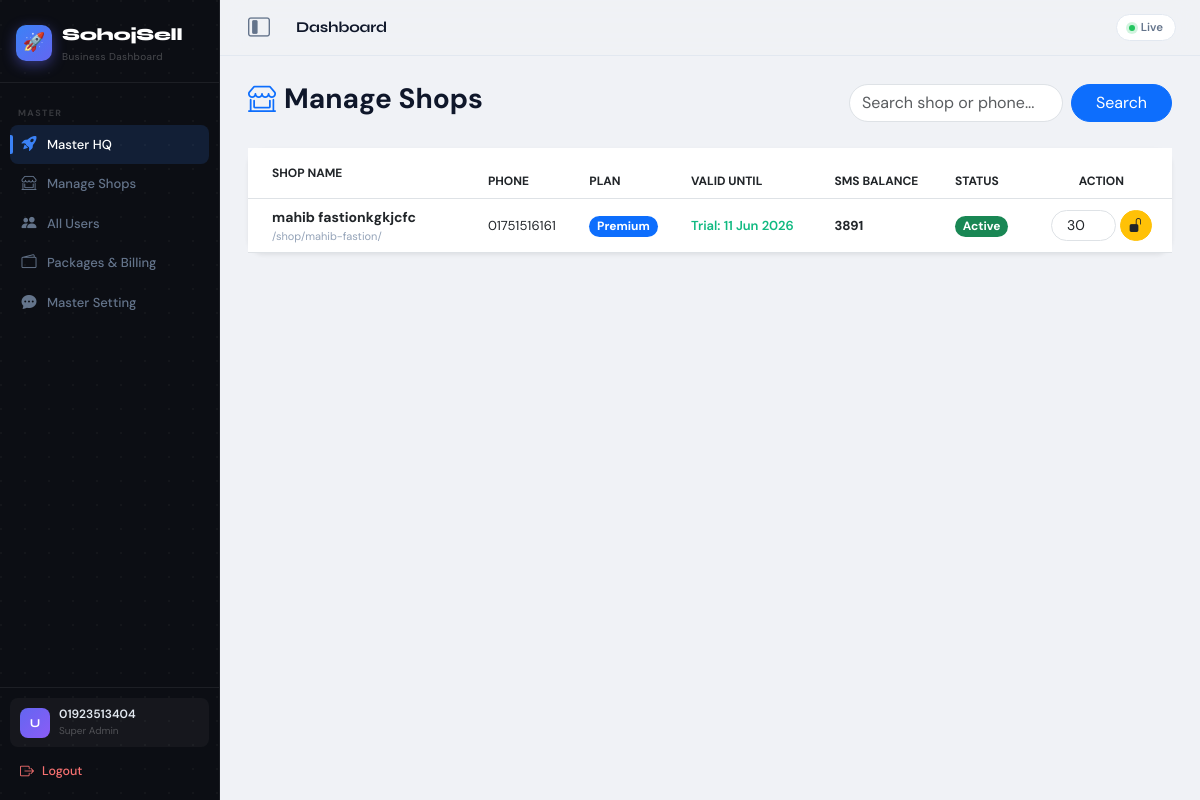
Screenshot of /saas-master/shops/ (signed in) with the database file from the repository.
### accounts/models.py (models this page shows, shortened)
class User(AbstractBaseUser, PermissionsMixin):
    phone_number = models.CharField(max_length=15, unique=True, verbose_name='Phone Number')
    name = models.CharField(max_length=100, blank=True, null=True, verbose_name='Full Name')
    is_active = models.BooleanField(default=True)
    is_staff = models.BooleanField(default=False)
    date_joined = models.DateTimeField(auto_now_add=True)
    objects = UserManager()
    USERNAME_FIELD = 'phone_number'
    REQUIRED_FIELDS = []

### store/models.py (models this page shows, shortened)
class Shop(models.Model):
    user = models.OneToOneField(settings.AUTH_USER_MODEL, on_delete=models.CASCADE, related_name='shop')
    name = models.CharField(max_length=200)
    slug = models.SlugField(max_length=100, unique=True, blank=True, null=True)
    custom_domain = models.CharField(max_length=255, blank=True, null=True, unique=True, help_text='e.g. www.myanshop.com')
    facebook_page_url = models.URLField(max_length=255, blank=True, null=True)
    instagram_link = models.URLField(max_length=255, blank=True, null=True)
    youtube_link = models.URLField(max_length=255, blank=True, null=True)
    privacy_policy = models.TextField(blank=True, null=True, help_text="আপনার স্টোরের প্রাইভেসি পলিসি লিখুন")
    return_policy = models.TextField(blank=True, null=True, help_text="আপনার স্টোরের রিটার্ন পলিসি লিখুন")
    phone = models.CharField(max_length=20, blank=True, null=True)
    address = models.TextField(blank=True, null=True)
    logo = models.ImageField(upload_to='shop_logos/', blank=True, null=True)
    store_tagline = models.CharField(max_length=200, blank=True, null=True, help_text='e.g. Fast Delivery | Best Quality')
    store_banner_color = models.CharField(max_length=7, default='#0d6efd', help_text='Hex color for store banner')
    steadfast_api_key = models.CharField(max_length=255, blank=True, null=True)
    steadfast_secret_key = models.CharField(max_length=255, blank=True, null=True)
    pathao_store_id = models.CharField(max_length=255, blank=True, null=True)
    pathao_access_token = models.TextField(blank=True, null=True)
    redx_access_token = models.TextField(blank=True, null=True)
    sms_api_key = models.CharField(max_length=255, blank=True, null=True)
    sms_balance = models.IntegerField(default=0)
    is_sms_active = models.BooleanField(default=True, help_text="Turn on/off SMS sending")
    PLAN_CHOICES = (
        ('Free', 'Free (Trial)'),
        ('Basic', 'Basic'),
        ('Standard', 'Standard'),
        ('Premium', 'Premium'),
    )
    subscription_plan = models.CharField(max_length=20, choices=PLAN_CHOICES, default='Free')
    created_at = models.DateTimeField(auto_now_add=True)
    trial_ends_at = models.DateTimeField(default=get_trial_end_date)
    valid_until = models.DateField(null=True, blank=True, help_text='Plan valid until this date')
    is_locked = models.BooleanField(default=False, help_text='Account locked due to expired subscription')
    is_paid = models.BooleanField(default=False)

### store/views.py (the view)
# urls.py: path('saas-master/shops/', views.manage_shops, name='manage_shops'),  # NEW
@login_required(login_url='/accounts/login/')
def manage_shops(request):
    if not request.user.is_superuser:
        return redirect('dashboard')
    shops = Shop.objects.all().order_by('-created_at')
    search = request.GET.get('q', '')
    if search:
        shops = shops.filter(Q(name__icontains=search) | Q(phone__icontains=search))
    paginator = Paginator(shops, 20)
    page = request.GET.get('page', 1)
    try:
        page_obj = paginator.page(page)
    except (EmptyPage, PageNotAnInteger):
        page_obj = paginator.page(1)
    return render(request, 'store/manage_shops.html', {'page_obj': page_obj, 'search': search})

### store/templates/store/manage_shops.html (shortened to what this page needs)
{% extends 'store/base.html' %}
{% block content %}
<div class="d-flex justify-content-between align-items-center mb-4">
  <h3 class="fw-bold"><i class="bi bi-shop-window text-primary me-2"></i>Manage Shops</h3>
  <form method="GET" class="d-flex gap-2">
    <input type="text" name="q" value="{{ search }}" class="form-control rounded-pill" placeholder="Search shop or phone...">
    <button type="submit" class="btn btn-primary rounded-pill px-4">Search</button>
  </form>
</div>
<div class="card border-0 shadow-sm rounded-4">
  <div class="table-responsive">
    <table class="table table-hover align-middle mb-0">
      <thead style="background:#f8fafc;">
        <tr style="font-size:12px;color:#64748b;font-weight:700;text-transform:uppercase;">
          <th class="px-4 py-3">Shop Name</th>
          <th>Phone</th>
          <th>Plan</th>
          <th>Valid Until</th>
          <th>SMS Balance</th>
          <th>Status</th>
          <th class="text-center">Action</th>
        </tr>
      </thead>
      <tbody>
        {% for shop in page_obj %}
        <tr>
          <td class="px-4">
            <div class="fw-bold text-dark" style="font-size:14px;">{{ shop.name }}</div>
            <div style="font-size:11px;color:#94a3b8;">/shop/{{ shop.slug }}/</div>
          </td>
          <td style="font-size:13px;">{{ shop.phone|default:"—" }}</td>
          <td><span class="badge rounded-pill bg-primary">{{ shop.subscription_plan }}</span></td>
          <td style="font-size:13px; font-weight:600; color:{% if shop.is_locked %}#ef4444{% else %}#10b981{% endif %};">
            {% if shop.valid_until %}{{ shop.valid_until|date:"d M Y" }}{% else %}Trial: {{ shop.trial_ends_at|date:"d M Y" }}{% endif %}
          </td>
          <td style="font-size:13px;font-weight:800;">{{ shop.sms_balance }}</td>
          <td>
            {% if shop.is_locked %}<span class="badge bg-danger rounded-pill">Locked</span>
            {% else %}<span class="badge bg-success rounded-pill">Active</span>{% endif %}
          </td>
          <td class="text-center">
             <form method="POST" action="{% url 'manual_unlock' shop.id %}" class="d-inline">
               <div class="d-flex align-items-center gap-1 justify-content-center">
                 <input type="number" name="advance_days" value="30" class="form-control form-control-sm rounded-pill text-center" style="width:65px;" placeholder="Days">
                 <button type="submit" class="btn btn-warning btn-sm rounded-pill text-dark fw-bold" title="Extend/Unlock">
                   <i class="bi bi-unlock-fill"></i>
                 </button>
               </div>
             </form>
          </td>
        </tr>
        {% empty %}
        <tr><td colspan="7" class="text-center py-4 text-muted">No shops found</td></tr>
        {% endfor %}
      </tbody>
    </table>
  </div>
</div>
{% endblock %}

### store/templates/store/base.html (shortened to what this page needs)
<!DOCTYPE html>
<html lang="en">
<head>
    <link href="https://cdn.jsdelivr.net/npm/bootstrap@5.3.0/dist/css/bootstrap.min.css" rel="stylesheet">
    <link rel="stylesheet" href="https://cdn.jsdelivr.net/npm/bootstrap-icons@1.10.5/font/bootstrap-icons.css">
</head>
<body>
<div class="app-shell">
  <aside class="sidebar" id="sidebar">
    <div class="sb-logo">
      <div class="sb-logo-row">
        <div class="sb-logo-icon">🚀</div>
        <div>
          <div class="sb-logo-text">SohojSell</div>
          <div class="sb-logo-sub">Business Dashboard</div>
        </div>
      </div>
    </div>
    <nav class="sb-nav">
      {% if request.user.is_superuser %}
        <div class="sb-label">Master</div>
        <a href="{% url 'master_dashboard' %}" class="sb-link {% if '/saas-master/' in request.path %}active{% endif %}">
          <i class="bi bi-rocket-takeoff-fill"></i> <span class="sb-text-hide">Master HQ</span>
        </a>
        <a href="{% url 'manage_shops' %}" class="sb-link"><i class="bi bi-shop-window"></i> <span class="sb-text-hide">Manage Shops</span></a>
        <a href="{% url 'all_users' %}" class="sb-link"><i class="bi bi-people-fill"></i> <span class="sb-text-hide">All Users</span></a>
        <a href="{% url 'master_billing' %}" class="sb-link"><i class="bi bi-wallet2"></i> <span class="sb-text-hide">Packages & Billing</span></a>
        <a href="{% url 'master_settings' %}" class="sb-link"><i class="bi bi-chat-dots-fill"></i> <span class="sb-text-hide">Master Setting</span></a>
      {% endif %}
    </nav>
    <div class="sb-bottom">
      <div class="sb-user">
        <div class="sb-avatar">{{ request.user.name|default:"U"|first|upper }}</div>
        <div>
          <div class="sb-u-name">{{ request.user.name|default:request.user.phone_number }}</div>
          <div class="sb-u-role">
            {% if request.user.is_superuser %}Super Admin
            {% elif request.user.is_shop_staff %}Staff
            {% else %}Shop Owner{% endif %}
          </div>
        </div>
      </div>
      <a href="{% url 'logout' %}" class="sb-logout">
        <i class="bi bi-box-arrow-right"></i> <span class="sb-text-hide">Logout</span>
      </a>
    </div>
  </aside>
  <div class="main-area">
    <div class="topbar">
      <button class="desktop-toggle" onclick="toggleDesktopSidebar()" aria-label="Toggle Sidebar" title="Minimize Sidebar">
        <i class="bi bi-layout-sidebar-inset"></i>
      </button>
      <div class="topbar-title">{% block page_title %}Dashboard{% endblock %}</div>
      <div class="topbar-right">
        <div class="live-pill">
          <span class="live-dot"></span> Live
        </div>
      </div>
    </div>
    <div class="page-content">
      {% block content %}{% endblock %}
    </div>
  </div>
</div>
</body>
</html>

### rows the page displays
User: user.name|first "U", user.name "01923513404"
Shop: name "mahib fastionkgkjcfc", slug "mahib-fastion", phone "01751516161", subscription_plan "Premium", trial_ends_at "11 Jun 2026", sms_balance "3891", is_locked "Active"
